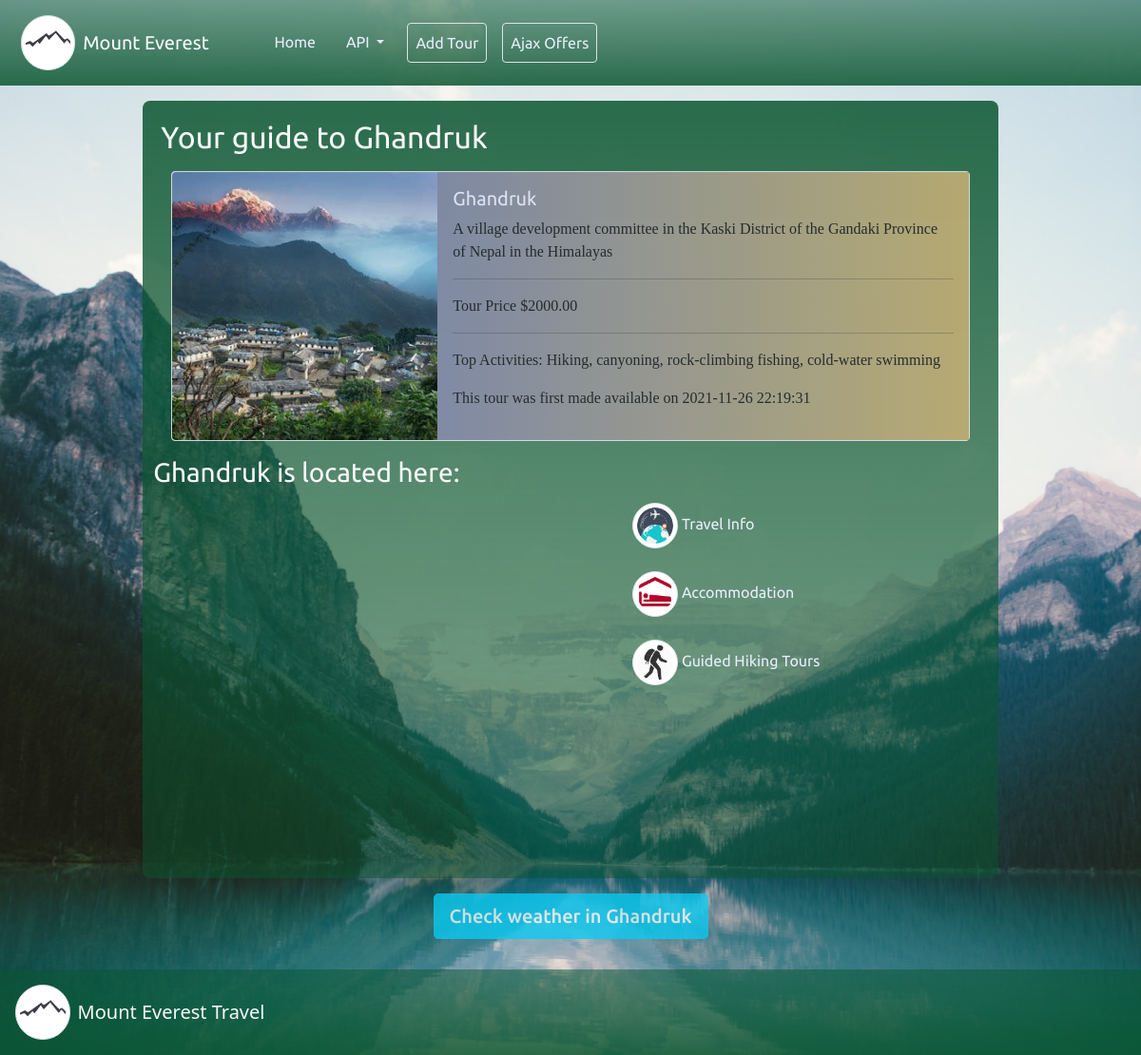
/show_details.php?id=2, run on the app's committed database.
### tables this page shows
CREATE TABLE `locations` (
  `loc_id` int(11) NOT NULL,
  `location_name` varchar(255) NOT NULL,
  `price` decimal(10,2) NOT NULL,
  `description` varchar(255) NOT NULL,
  `activities` varchar(255) DEFAULT 'Climbing and hiking',
  `latitude` decimal(8,6) NOT NULL,
  `longitude` decimal(9,6) NOT NULL,
  `picture` varchar(255) DEFAULT NULL,
  `created_at` timestamp NOT NULL DEFAULT current_timestamp() ON UPDATE current_timestamp()
);

### show_details.php (the view, shortened to what this page needs)
<?php
require_once 'includes/db_connect.inc.php';
if ($_GET['id']) {
    $id = $_GET['id'];
    $sql = "SELECT * FROM locations WHERE loc_id = {$id};";
    $res = mysqli_query($connect, $sql);
    if (mysqli_num_rows($res) == 1) {
        $data = mysqli_fetch_assoc($res);
        $loc = $data['location_name'];
        $price = $data['price'];
        $desc = $data['description'];
        $activ = $data['activities'];
        $date = $data['created_at'];
        $pic = $data['picture'];
    } else {
        header("location: error.php");
    }
} else {
    header("location: error.php");
}
?>
<!DOCTYPE html>
<html lang="en" dir="ltr">
<head>
    <?php require_once 'includes/bootstrap_css.inc.php'; ?>
    <link rel="stylesheet" href="sass/main.css">
</head>
<body>
    <div class="show-details-container">
        <?php require_once 'includes/nav_root.inc.php'; ?>
        <div class="container w-75 mt-3 inside-details">
            <h2 class="p-2 details-title text-light">Your guide to <?php echo ucwords($loc) ?></h2>
            <div class="card m-auto mb-3 border rounded dispCard" style="max-width: 70vw;">
                <div class="row g-0">
                    <div class="col-md-4">
                        <img src="img/<?= $pic ?>" class="img-fluid rounded-start cardImg"
                            alt="<?php echo ucwords($loc) ?>">
                    </div>
                    <div class="col-md-8">
                        <div class="card-body">
                            <h5 class="card-title"><?php echo ucwords($loc) ?></h5>
                            <p class="cardDesc"><?php echo $desc ?></p>
                            <hr>
                            <p class="card-price">Tour Price $<?php echo $price ?></p>
                            <hr>
                            <p class="card-price">Top Activities: <?php echo $activ ?></p>
                            <p class="card-date">
                                <?= 'This tour was first made available on ' . strtolower($date) ?>
                            </p>
                        </div>
                    </div>
                </div>
            </div>
            <h3 class="map-title mt-3 text-light"><?php echo ucwords($loc) ?> is located here:</h3>
            <div class="map">
                <div class="map-wrap me-4">
                    <div id="map" class="mt-3 mb-4"></div>
                </div>
                <div class="travel-details text-light">
                    <ul style="list-style: none;">
                        <li>
                            <a href="#">
                                <img src="img/travel.jpeg" class="img-thumbnail rounded-circle" height="40" alt="">
                                Travel
                                Info
                            </a>
                        </li>
                        <br>
                        <li>
                            <a href="#">
                                <img src="img/accom.jpeg" class="img-thumbnail rounded-circle" height="40" alt="">
                                Accommodation
                            </a>
                        </li>
                        <br>
                        <li>
                            <a href="#">
                                <img src="img/hike.jpeg" class="img-thumbnail rounded-circle" height="40" alt=""> Guided
                                Hiking Tours
                            </a>
                        </li>
                    </ul>
                </div>
            </div>
        </div>
        <div class="container text-center m-auto">
            <form id="form">
                <input type="submit" value="Check weather in <?php echo $loc ?>"
                    class="btn btn-lg btn-info text-light weatherBtn">
            </form>
            <div id="weather-card" class="p-3 m-auto weather-card">
            </div>
        </div>
        <?php require_once 'includes/footer.php'; ?>
    </div>
</body>
</html>

### sass/main.css (style rules this page uses)
.card-title { font-family: ubu-r; color: #ebedff; }
.card-body { background-image: -webkit-gradient(linear, left top, right top, from(rgba(10, 24, 85, 0.5)), to(rgba(180, 159, 90, 0.85))); background-image: linear-gradient(to right, rgba(10, 24, 85, 0.5), rgba(180, 159, 90, 0.85)); }
.index-container, .create-container, .error-container, .update-container, .show-details-container, .delete-container, .a_update-container, .a_delete-container, .ajax-container, footer { background-position: center; background-size: cover; background-repeat: no-repeat; background-attachment: fixed; }
.a_create-container, .a_update-container, .a_delete-container, .map-title, .details-title, .travel-details { font-family: ubu-r; }
.weather-card, .weatherBtn { font-family: ubu-m; opacity: 0.8 !important; }
.show-details-container { background-image: url("../img/sdbg.jpg"); }
.inside-details { background-image: -webkit-gradient(linear, left bottom, left top, from(rgba(10, 85, 47, 0.5)), to(rgba(10, 85, 47, 0.85))); background-image: linear-gradient(to top, rgba(10, 85, 47, 0.5), rgba(10, 85, 47, 0.85)); padding: 0.7em; margin-bottom: 1em; border-radius: 8px; }
.dispCard { opacity: 0.92; font-family: ubu-l; }
.cardImg { vertical-align: middle; height: 100%; -o-object-fit: cover; object-fit: cover; }
#map { height: 22rem; width: 28rem; opacity: 0.96; border-radius: 6px; }
.travel-details img { height: 3rem; width: 3rem; -o-object-fit: cover; object-fit: cover; }
.map { display: -webkit-box; display: -ms-flexbox; display: flex; -webkit-box-pack: start; -ms-flex-pack: start; justify-content: flex-start; -ms-flex-line-pack: center; align-content: center; }
.travel-details { margin-top: 0.5em; }
.travel-details li a { text-decoration: none; color: #ebedff; }

### data on the page
locations: location_name "Ghandruk", picture (picture), description "A village development committee in the Kaski District of the Gandaki Province of Nepal in the Himalayas", price "2000.00", activities "Hiking, canyoning, rock-climbing fishing, cold-water swimming", created_at "2021-11-26 22:19:31", location_name "Check weather in Ghandruk"
